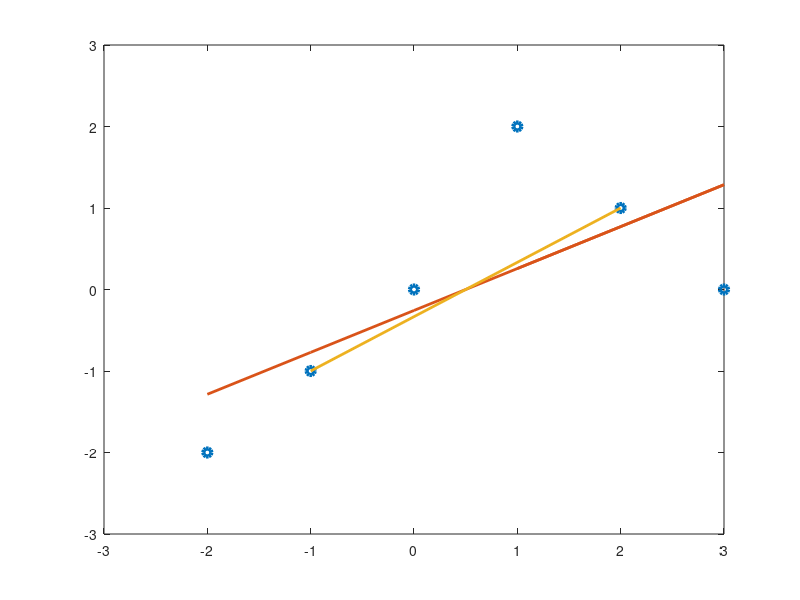

This figure's MATLAB source: (Note: this script raises an error after producing the figure.)
% %% linear, non-grouped, no intercept
% clear; close all; clc
% y = [1 0 -1 0]';
% x = [1 2 -1 0]';
% x = zscore(x)
% x_inv = pinv(x);
% b = x_inv*y
% yhat = x*b;
% res = mean((yhat-y).^2)
% figure; plot(x,y, 'o','LineWidth',3)
% hold on;
% plot(x,yhat, 'LineWidth',2)
% axis([-2 2 -2 2])
% plot([mean(x(1:2)), mean(x(3:4))],[mean(y(1:2)), mean(y(3:4))],'-', 'LineWidth',2)

% random effects
clear; clc; close all
y = [-2 -1 0 1 0 2]';
x = [ones(size(y)), [-2 -1 0 2 3 1]']
x_inv = pinv(x);
b = x_inv*y
yhat = x*b;
res = mean((yhat-y).^2)
figure; plot(x(:,2),y, 'o','LineWidth',3)
hold on;
plot(x(:,2),yhat, 'LineWidth',2)
axis(3*[-1 1 -1 1])
% fixed effects
plot([mean(x(1:3,2)), mean(x(4:end,2))],[mean(y(1:3)), mean(y(4:end))],'-', 'LineWidth',2)

x = [[-2 -1 0 2 3 1]']
tbl = dataset()
tbl.x = x;
tbl.y = y;
tbl.s = categorical({'1' '1' '1' '2' '2' '2'}');
lme = fitlme(tbl, 'y~1+x+(x|s)', 'fitmethod','REML')
% B = randomEffects(lme)
% B = fixedEffects(lme)
% F = fitted(lme)
% lme.predict([1 -2], [0 0])
% designMatrix(lme,'Random')
% xnew = [1 -1; 1 0; 1 1];
% ynew = xnew*B
% plot(xnew(:,2),ynew)
% plot(-2:0.1:2,F(-2:0.1:2))
%% linear, both dummy variables, no intercept
clear; clc
y = [1 0 -1 0]';
x = [[1 2 -1 0]', [1 1 0 0]', [0 0 1 1]']
x_inv = pinv(x);
b = x_inv*y
yhat = x*b;
res = mean((yhat-y).^2)
figure; plot(x(:,1), y,'o','LineWidth',3)
hold on;
plot(x(:,1),yhat,'+', 'LineWidth',2)
axis([-2 2 -2 2])

%% linear, one dummy variable, with intercept
clear; clc
y = [1 0 -1 0]';
x = [[1 1 1 1]', [1 2 -1 0]', [1 1 0 0]']
x_inv = pinv(x);
b = x_inv*y
yhat = x*b;
res = mean((yhat-y).^2)
figure; plot(x(:,2),y, 'o','LineWidth',3)
hold on;
plot(x(:,2),yhat,'+', 'LineWidth',2)
axis([-2 2 -2 2])

%%  linear, both dummy variables, with intercept
clear; clc
y = [1 0 -1 0]';
x = [[1 1 1 1]', [1 2 -1 0]', [1 1 0 0]', [0 0 1 1]']
x_inv = pinv(x);
b = x_inv*y
yhat = x*b;
res = mean((yhat-y).^2)
figure; plot(x(:,2),y, 'o','LineWidth',3)
hold on;
plot(x(:,2),yhat,'+', 'LineWidth',2)
axis([-2 2 -2 2])

%%  interaction, no dummy variables, no intercept
clear; clc
y = [1 0 -1 0]';
x = [[1 2 -1 0]', [1 2 0 0]', [0 0 -1 0]']
x_inv = pinv(x);
b = x_inv*y
yhat = x*b;
res = mean((yhat-y).^2)
figure; plot(x(:,1),y, 'o','LineWidth',3)
hold on;
plot(x(:,1),yhat,'+', 'LineWidth',2)
axis([-2 2 -2 2])

%%  interaction, no dummy variables, with intercept
clear; clc
y = [1 0 -1 0]';
x = [[1 1 1 1]', [1 2 -1 0]', [1 2 0 0]', [0 0 -1 0]']
x_inv = pinv(x);
b = x_inv*y
yhat = x*b;
res = mean((yhat-y).^2)
figure; plot(x(:,2),y, 'o','LineWidth',3)
hold on;
plot(x(:,2),yhat,'+', 'LineWidth',2)
axis([-2 2 -2 2])

%%  interaction, with dummy variables, with intercept
clear; clc
y = [1 1 -1 0]';
x = [[1 1 1 1]', [1 2 -1 0]', [1 1 0 0]', [0 0 1 1]', [1 2 0 0]', [0 0 -1 0]']
x_inv = pinv(x);
b = x_inv*y
yhat = x*b;
res = mean((yhat-y).^2)
figure; plot(x(:,2),y, 'o','LineWidth',3)
hold on;
plot(x(:,2),yhat,'+', 'LineWidth',2)
axis([-2 2 -2 2])

%%  interaction, with dummy variables, no intercept
clear; clc
y = [1 1 -1 0]';
x = [[1 2 -1 0]', [1 1 0 0]', [0 0 1 1]', [1 2 0 0]', [0 0 -1 0]']
x_inv = pinv(x);
b = x_inv*y
yhat = x*b;
res = mean((yhat-y).^2)
figure; plot(x(:,1),y, 'o','LineWidth',3)
hold on;
plot(x(:,1),yhat,'+', 'LineWidth',2)
axis([-2 2 -2 2])

%% fixed effect
clear; clc
y = [1 0 -1 0]';
x = [[1 1 1 1]', [1 1 0 0]', [0 0 1 1]', [0 1 0 0]', [0 0 -1 0]']
% x = zscore(x,1)
x_inv = pinv(x);
b = x_inv*y
yhat = x*b;
res = mean((yhat-y).^2)
figure; plot(x(1:2,4),y(1:2), 'bo','LineWidth',3); hold on;
plot(x(3:4,5),y(3:4), 'bo','LineWidth',3)
hold on;
plot(x(1:2,4),yhat(1:2),'r+', 'LineWidth',2)
plot(x(3:4,5),yhat(3:4),'r+', 'LineWidth',2)
axis([-2 2 -2 2])

%% random effect
clear; clc
y = [1 0 -1 0]';
x = [[1 1 1 1]', [0 1 -1 0]']
x_inv = pinv(x);
b = x_inv*y
yhat = x*b;
res = mean((yhat-y).^2)
figure; plot(x(:,2),y, 'o','LineWidth',3)
hold on;
plot(x(:,2),yhat,'+', 'LineWidth',2)
axis([-2 2 -2 2])

%% mixed effect
clear; clc
y = [1 0 -1 0]';
x = [[1 1 1 1]', [1 1 0 0]', [0 0 1 1]', [0 1 0 0]', [0 0 -1 0]', [1 1 1 1]', [0 1 -1 0]']
x_inv = pinv(x);
b = x_inv*y
yhat = x*b;
res = mean((yhat-y).^2)
figure; plot(x(:,end),y, 'o','LineWidth',3)
hold on;
plot(x(:,end),yhat,'+', 'LineWidth',2)
axis([-2 2 -2 2])

B01 = b(1)+b(6)
B02 = b(2)+b(3)+b(end)

yyhat = [1 1 1 1]'.*B01 + [0 1 -1 0]'.*B02
figure; plot(x(:,end),y, 'o','LineWidth',3)
hold on;
plot([0 1 -1 0],yyhat, 'o')
axis([-2 2 -2 2])




